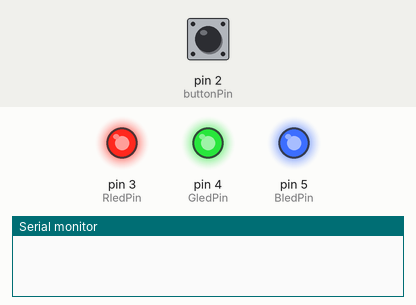
Simulated run of this sketch. Board: Arduino Uno, built with avr-gcc and run on an emulated ATmega328P. On the bench: output pins drawn as LEDs (lit = HIGH), the last lines printed to the serial monitor. The test bench sets the inputs (shaded band); at power-on: pin 2 (buttonPin) LOW.

Above: at 1.2 s.
1.3 s: pin 2 (buttonPin) pulled HIGH for 0.15 s
At 2.5 s:
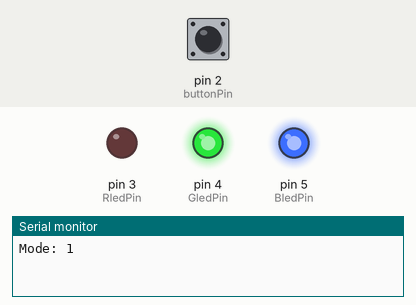
2.9 s: pin 2 (buttonPin) pulled HIGH for 1 s
At 3.9 s:
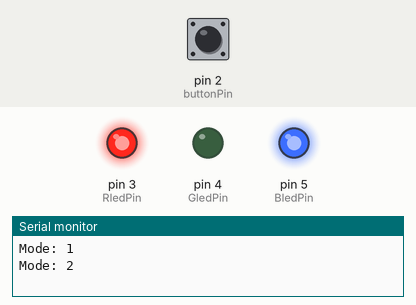
5.4 s: pin 2 (buttonPin) pulled HIGH for 0.15 s
At 5.8 s:
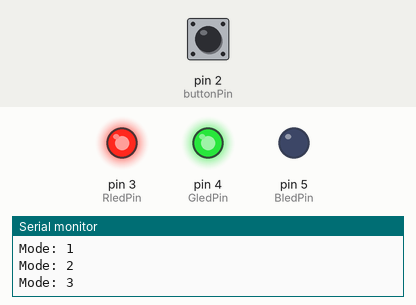
7.0 s: pin 2 (buttonPin) pulled HIGH for 3.2 s
At 8.2 s:
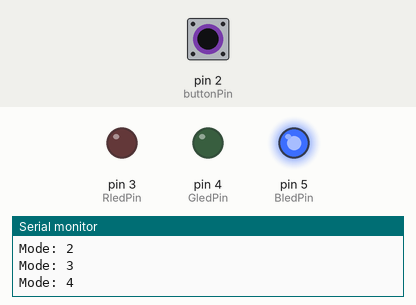
11.7 s: pin 2 (buttonPin) pulled HIGH for 0.15 s
At 12.9 s:
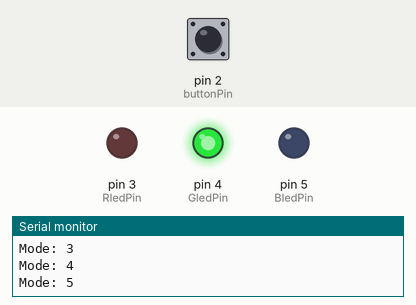
13.3 s: pin 2 (buttonPin) pulled HIGH for 1 s
At 14.2 s:
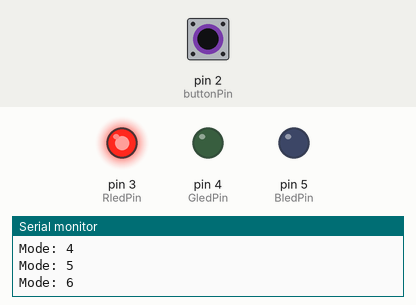
Timing chart, 0 to 16.3 s (numbered marks = the images above; inputs shaded):
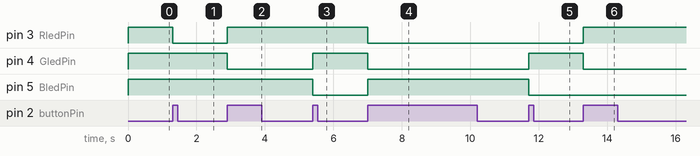

Measured:
- after the input at 1.3 s, pin 3 (RledPin): HIGH → LOW at once
- after the input at 2.9 s, pin 3 (RledPin): LOW → HIGH at once; pin 4 (GledPin): HIGH → LOW at once
- after the input at 5.4 s, pin 4 (GledPin): LOW → HIGH at once; pin 5 (BledPin): HIGH → LOW at once
- after the input at 7.0 s, pin 3 (RledPin), pin 4 (GledPin): HIGH → LOW at once; pin 5 (BledPin): LOW → HIGH at once
- after the input at 11.7 s, pin 4 (GledPin): LOW → HIGH at once; pin 5 (BledPin): HIGH → LOW at once
- after the input at 13.3 s, pin 3 (RledPin): LOW → HIGH at once; pin 4 (GledPin): HIGH → LOW at once

The sketch:

Homework_1_-_Lamp.ino
```cpp
const int buttonPin = 2;
const int RledPin = 3;
const int GledPin = 4;
const int BledPin = 5;

int buttonState = 0;
int lastButtonState = LOW;
int ledcolor = 0;

unsigned long lastClickTime = 0;

unsigned long previousMillis = 0;
int rainbowColor = 1;
bool isRainbowOn = true;

unsigned long breathMillis = 0;
int breathBrightness = 0;
int breathStep = 4;
int breathColorIndex = 1;

void setRGB(int r, int g, int b) {
  digitalWrite(RledPin, r);
  digitalWrite(GledPin, g);
  digitalWrite(BledPin, b);
}

void showColor(int colorIndex) {
  if (colorIndex == 0) {
    setRGB(HIGH, HIGH, HIGH);
    return;
  }
  switch (colorIndex) {
    case 1: setRGB(LOW, HIGH, HIGH); break;
    case 2: setRGB(HIGH, LOW, HIGH); break;
    case 3: setRGB(HIGH, HIGH, LOW); break;
    case 4: setRGB(LOW, LOW, HIGH); break;
    case 5: setRGB(LOW, HIGH, LOW); break;
    case 6: setRGB(HIGH, LOW, LOW); break;
    case 7: setRGB(LOW, LOW, LOW); break;
  }
}

void setup() {
  pinMode(buttonPin, INPUT);
  pinMode(RledPin, OUTPUT);
  pinMode(GledPin, OUTPUT);
  pinMode(BledPin, OUTPUT);

  setRGB(HIGH, HIGH, HIGH);
  Serial.begin(9600);
}

void loop() {
  unsigned long currentMillis = millis();
  buttonState = digitalRead(buttonPin);

  if (buttonState == HIGH && lastButtonState == LOW && (currentMillis - lastClickTime > 50)) {
    lastClickTime = currentMillis;
    ledcolor++;
    if (ledcolor > 9) ledcolor = 0;

    Serial.print("Mode: ");
    Serial.println(ledcolor);
  }
  lastButtonState = buttonState;

  if (ledcolor >= 1 && ledcolor <= 7) {
    showColor(ledcolor);
  }
  else if (ledcolor == 8) {
    if (currentMillis - previousMillis >= 300) {
      previousMillis = currentMillis;
      isRainbowOn = !isRainbowOn;
      if (isRainbowOn) {
        rainbowColor++;
        if (rainbowColor > 7) rainbowColor = 1;
      }
    }
    if (isRainbowOn) showColor(rainbowColor);
    else showColor(0);
  }
  else if (ledcolor == 9) {
    if (currentMillis - breathMillis >= 15) {
      breathMillis = currentMillis;
      breathBrightness += breathStep;

      if (breathBrightness <= 0) {
        breathBrightness = 0;
        breathStep = -breathStep;
        breathColorIndex++;
        if (breathColorIndex > 7) breathColorIndex = 1;
      }
      else if (breathBrightness >= 255) {
        breathBrightness = 255;
        breathStep = -breathStep;
      }
    }

    unsigned long pwmWindow = micros() % 2550;
    if (pwmWindow < (unsigned long)(breathBrightness * 10)) {
      showColor(breathColorIndex);
    } else {
      showColor(0);
    }
  }
  else {
    showColor(0);
  }
}
```
